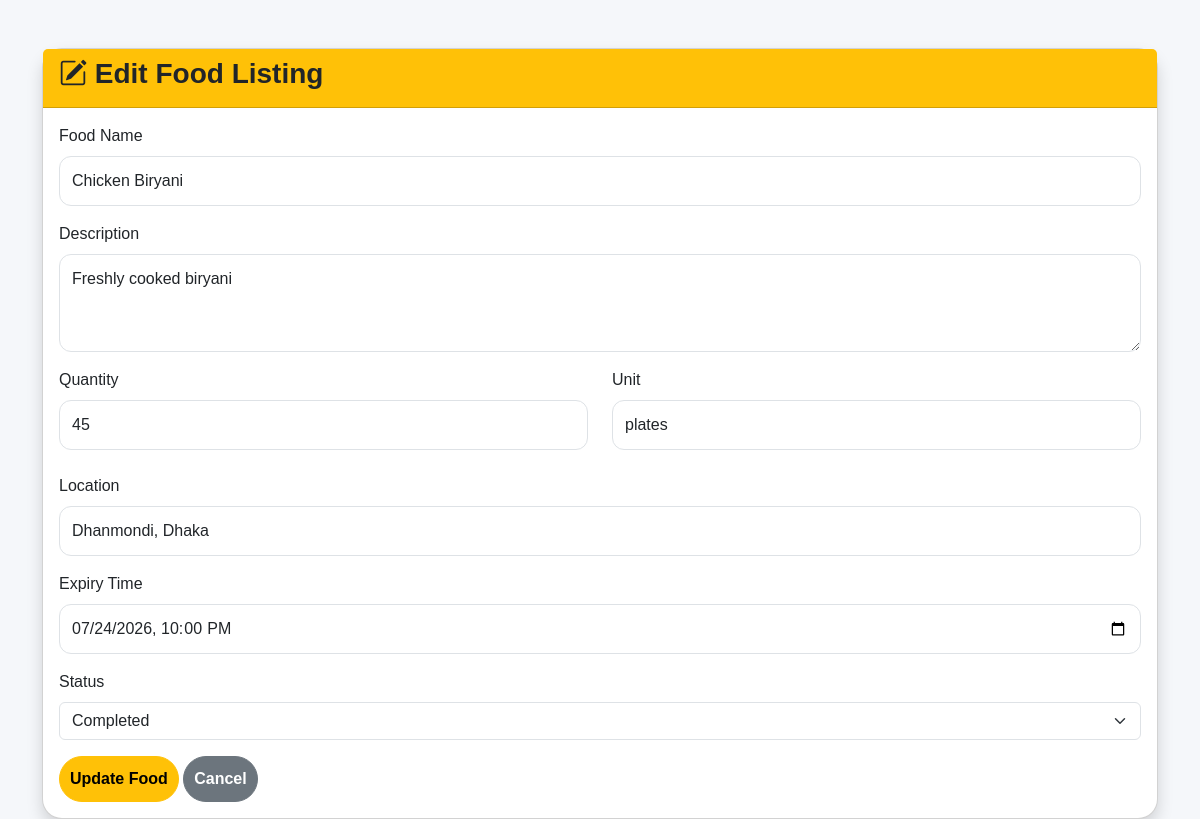
The app's page /FoodBridge_PHP/edit-food.php?id=1 (signed in) with its own data.
### tables this page shows
CREATE TABLE `food_listing` (
  `listing_ID` int(11) NOT NULL,
  `donor_id` int(11) NOT NULL,
  `Food_Name` varchar(50) NOT NULL,
  `description` varchar(200) DEFAULT NULL,
  `quantity` int(11) NOT NULL,
  `unit` varchar(30) NOT NULL,
  `location` varchar(200) NOT NULL,
  `expiry_time` datetime NOT NULL,
  `status` varchar(30) NOT NULL,
  `created_at` datetime NOT NULL,
  `updated_at` datetime DEFAULT NULL
);

### FoodBridge_PHP/edit-food.php (the view, shortened to what this page needs)
<?php
include("config.php");
$id = $_GET['id'];
$sql = "SELECT * FROM FOOD_LISTING WHERE listing_ID='$id'";
$result = mysqli_query($conn,$sql);
$row = mysqli_fetch_assoc($result);
?>
<!DOCTYPE html>
<html lang="en">
<head>
<link href="https://cdn.jsdelivr.net/npm/bootstrap@5.3.7/dist/css/bootstrap.min.css" rel="stylesheet">
<link rel="stylesheet"
href="https://cdn.jsdelivr.net/npm/bootstrap-icons@1.13.1/font/bootstrap-icons.min.css">
<link rel="stylesheet" href="css/style.css">
</head>
<body>
<div class="container mt-5">
<div class="card shadow">
<div class="card-header bg-warning">
<h3>
<i class="bi bi-pencil-square"></i>
Edit Food Listing
</h3>
</div>
<div class="card-body">
<form method="POST">
<div class="mb-3">
<label class="form-label">Food Name</label>
<input
type="text"
name="food_name"
class="form-control"
value="<?php echo $row['Food_Name']; ?>">
</div>
<div class="mb-3">
<label class="form-label">Description</label>
<textarea
name="description"
class="form-control"
rows="3"><?php echo $row['description']; ?></textarea>
</div>
<div class="row">
<div class="col-md-6">
<label class="form-label">Quantity</label>
<input
type="number"
name="quantity"
class="form-control"
value="<?php echo $row['quantity']; ?>">
</div>
<div class="col-md-6">
<label class="form-label">Unit</label>
<input
type="text"
name="unit"
class="form-control"
value="<?php echo $row['unit']; ?>">
</div>
</div>
<br>
<div class="mb-3">
<label class="form-label">Location</label>
<input
type="text"
name="location"
class="form-control"
value="<?php echo $row['location']; ?>">
</div>
<div class="mb-3">
<label class="form-label">Expiry Time</label>
<input
type="datetime-local"
name="expiry_time"
class="form-control"
value="<?php echo date('Y-m-d\TH:i', strtotime($row['expiry_time'])); ?>">
</div>
<div class="mb-3">
<label class="form-label">Status</label>
<select name="status" class="form-select">
<option <?php if($row['status']=="Completed") echo "selected"; ?>>Completed</option>
</select>
</div>
<button
type="submit"
name="update"
class="btn btn-warning">
Update Food
</button>
<a
href="food-listings.php"
class="btn btn-secondary">
Cancel
</a>
</form>
</div>
</div>
</div>
</body>
</html>

### FoodBridge_PHP/css/style.css (style rules this page uses)
body { font-family: Arial, Helvetica, sans-serif; background-color: #f8f9fa; }
.card { transition: 0.3s; }
.btn { border-radius: 30px; padding: 10px 25px; }
.form-control { border-radius: 12px; padding: 12px; }
.card { border-radius: 20px; }
.btn { border-radius: 30px; padding: 10px; font-weight: 600; }
h1,h2,h3 { font-weight: 700; }
.btn { transition: 0.3s; }
body { background: #f5f7fa; }

### records on screen
food_listing: food_name "Chicken Biryani", description "Freshly cooked biryani", quantity "45", unit "plates", location "Dhanmondi, Dhaka", expiry_time "07/24/2026 22:00", status "Completed"
